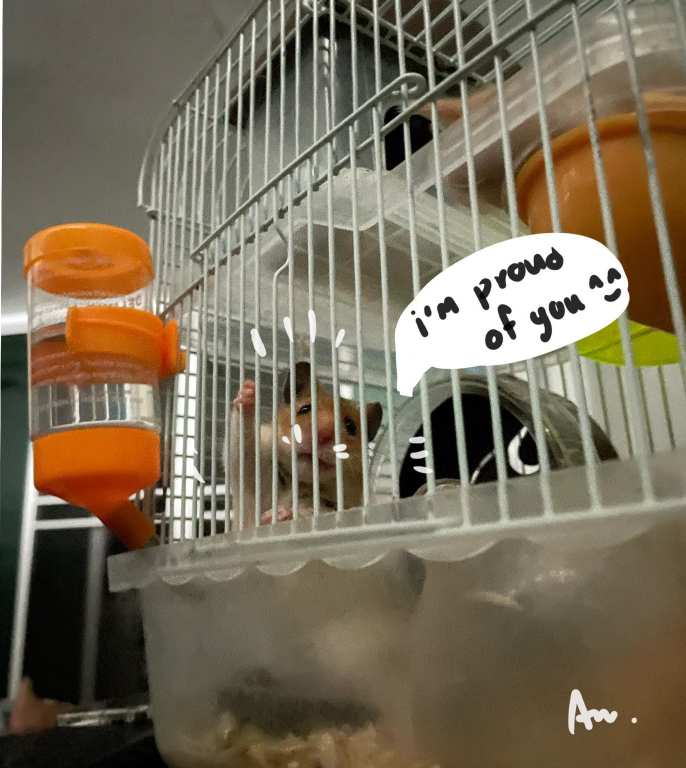
#> input picture img/7.jpg, 1372 x 1536 px (shown at 1/2 size)
$ python 'ลอง.py'
#> lines starting #> are read from the running program, lines starting #| are printed output that depends on the picture
import cv2

img = cv2.imread("img/7.jpg")
#> img is the input picture: shape (1536, 1372, 3); mean B, G, R 89.2, 109.9, 121
img = cv2.resize(img,(600,600))
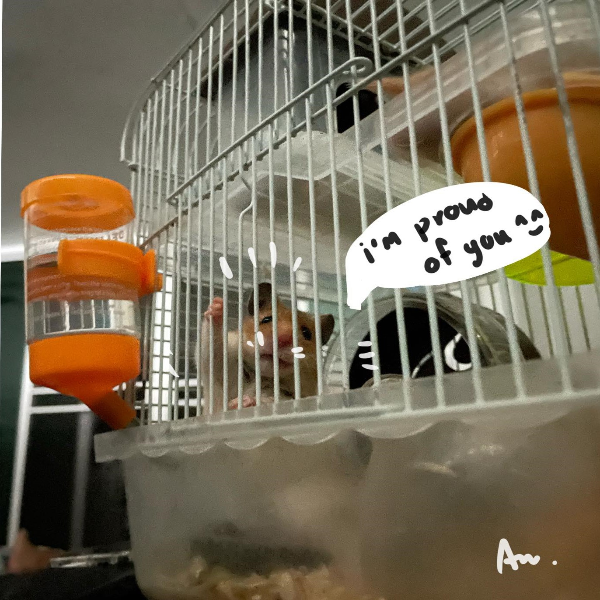
#> img: shape (600, 600, 3); mean B, G, R 89.1, 109.8, 120.9

cv2.imshow("MyImage", img)
cv2.waitKey(0)
